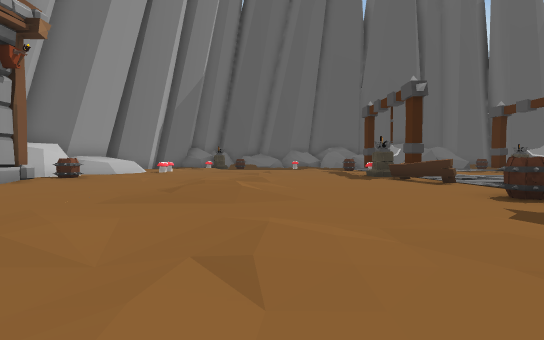
[1] (above)

23 first-person views from a walk through a Unity game level. The camera is 1.2 m above the floor, tilts 2° down and sees 85° across. The floor is counted in squares, 2 m on a side. Each view is taken from the middle of a square. On the plan, view 1 faces up. The plan holds only what a view shows up to about 9 squares ahead; the rest is blank. The place goes on beyond the plan.

[2]
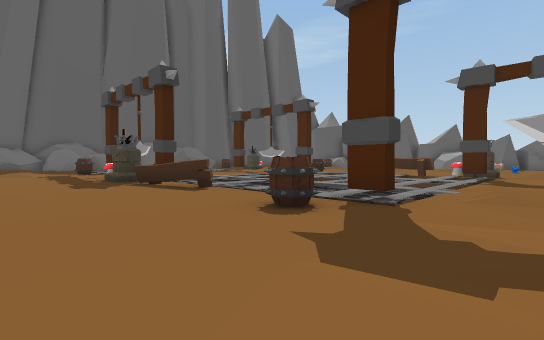

[3]
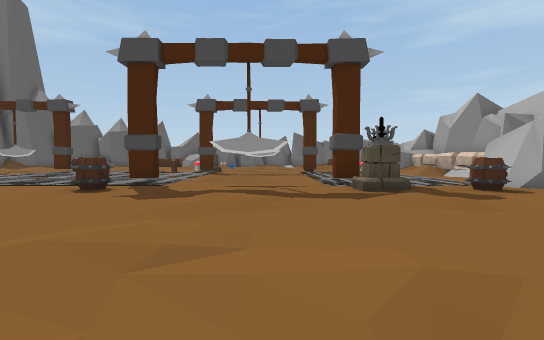

[4]
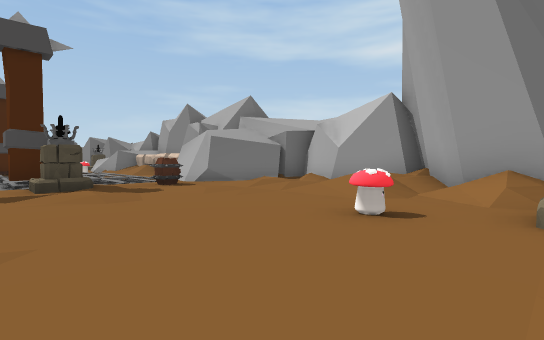

[5]
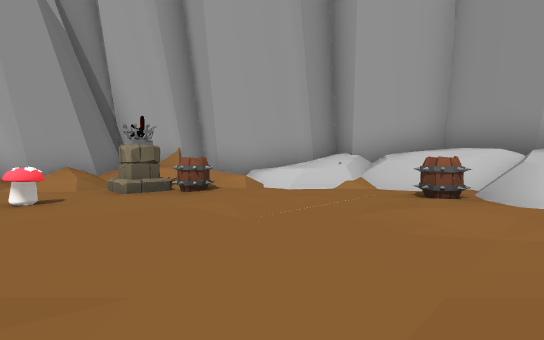

[6]
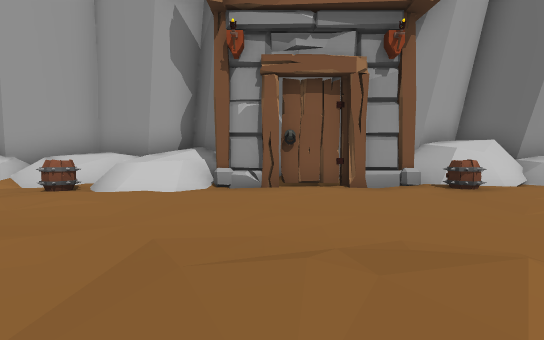

[7]
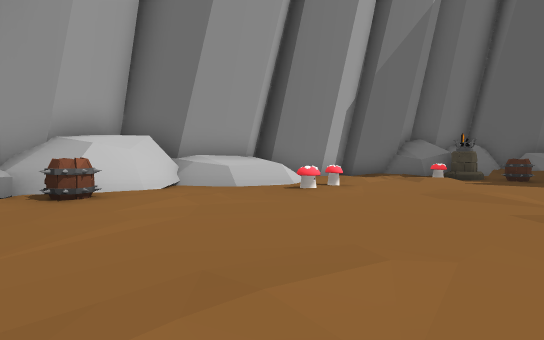

[8]
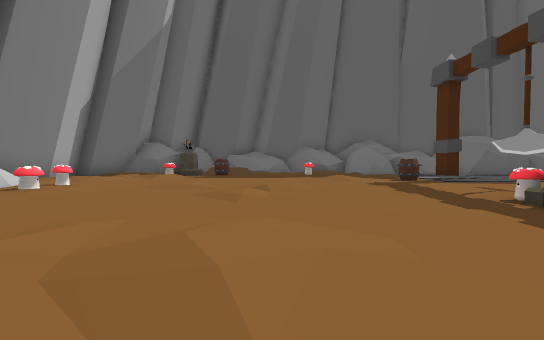

[9]
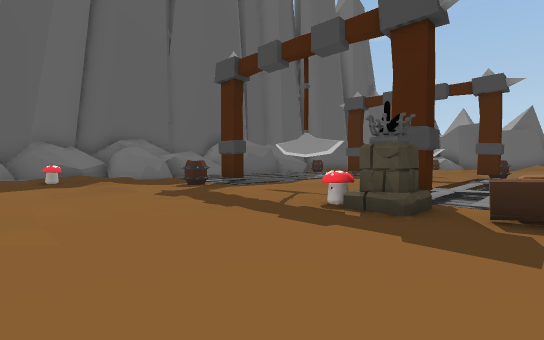

[10]
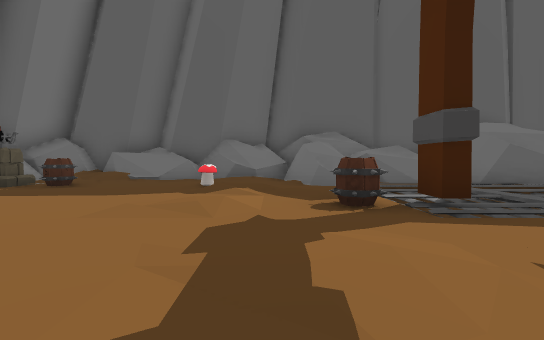

[11]
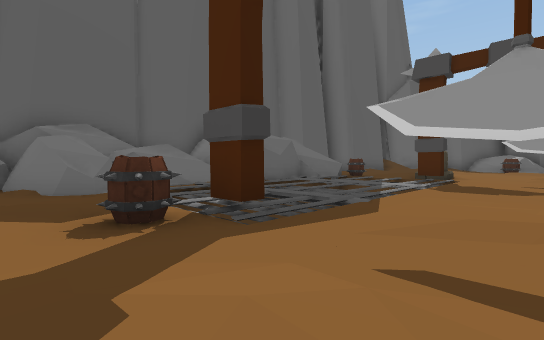

[12]
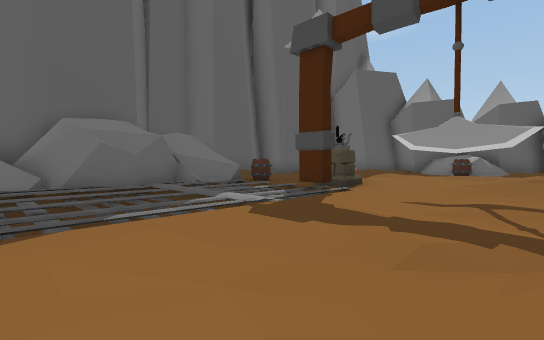

[13]
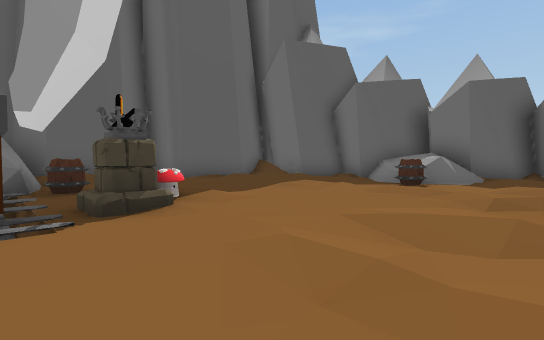

[14]
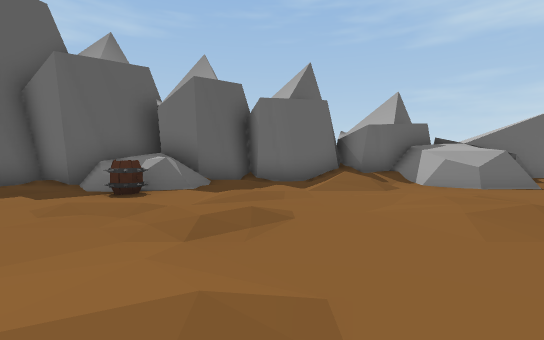

[15]
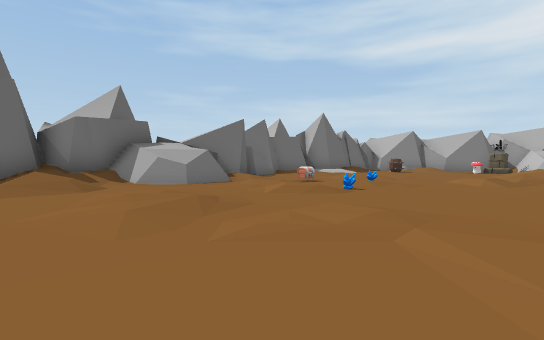

[16]
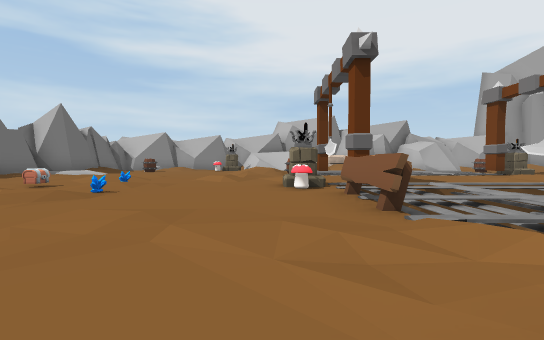

[17]
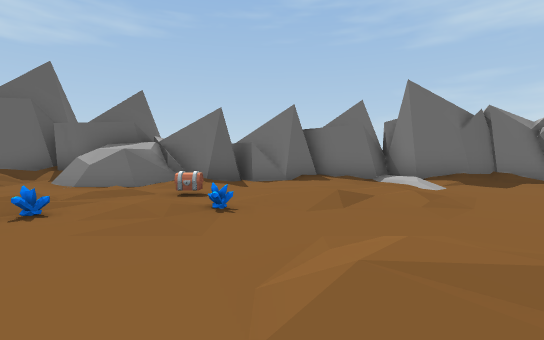

[18]
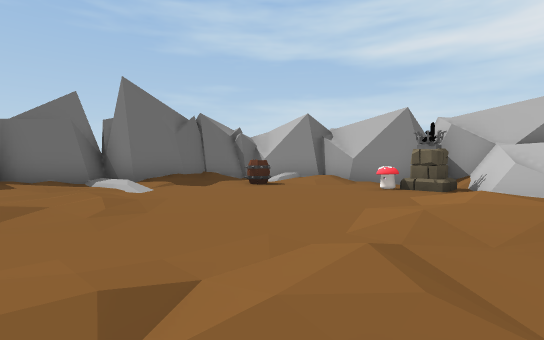

[19]
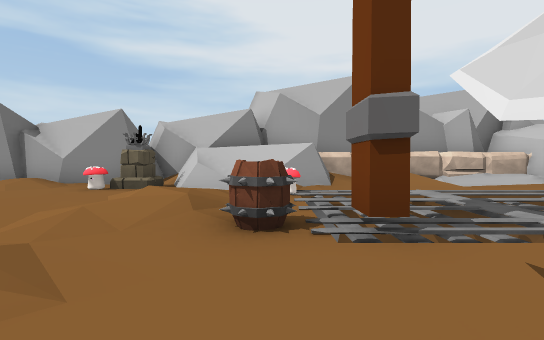

[20]
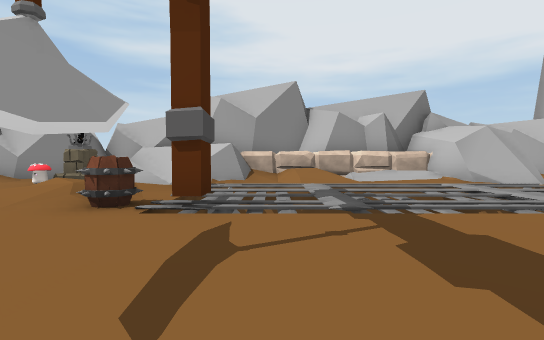

[21]
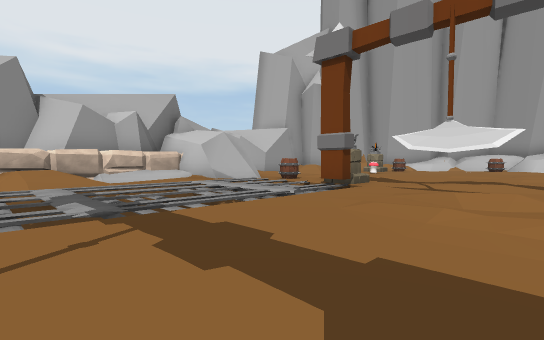

[22]
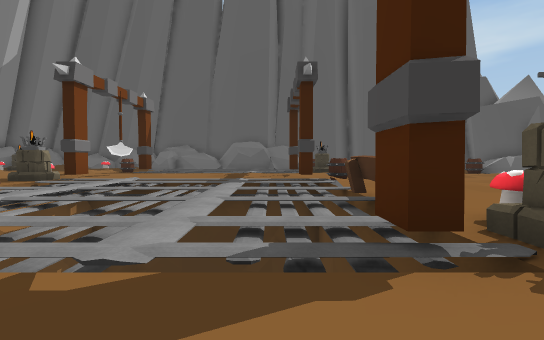

[23]
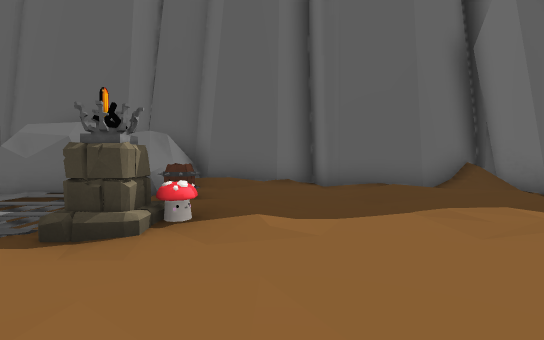

### Floor plan
Key: @ floor where view 1 was taken; # wall or solid block; x gap in a wall; . main floor; : floor 0.25 m higher than the main floor; - floor 0.25 m lower than the main floor; _ floor 0.5 m lower than the main floor; + floor 1.25 m higher than the main floor; * floor 1.75 m higher than the main floor; % floor 2 m higher than the main floor; < floor 3.75 m lower than the main floor; ( floor 10.5 m lower than the main floor; / step, stairs or slope; = window, fence, low wall or low ledge; ^ raised ledge; v drop or lower ground; O other object.
Columns run from 9 left of view 1 to 24 right of it. Each row starts with its distance up from view 1.
 23             ####
 22              #####    #####
 21      ##===#^^v=/##   ##//.#####
 20      #.///.//==//######/..////#
 19       OO..O../////###^O...////##
 18       .....////v/vv.vv./../// .#
 17     ./.......//v/vv.vv.//./://.#
 16   #//......:.Oxv/vv.v#OO/.././=##
 15   #/.......... ///..vx...../.O+##
 14  ##=O..:./....x......x...../..###
 13  ##=O..../....#.../..#/./////.//##
 12  #=...../.............///././/..#
 11 ##=..........O#///(vv#O.......//##
 10 ##=:..........-//vv/vv/...///.///#
  9  #=O..../:...Ovv/vv/vv....//:.//##
  8  # ....:./...OO///////........###
  7 ###..... /....vv/vv/vO....//..##
  6   #....///....-v/vv/vO....O///###
  5  ##..../:/...O-v/vv/vvO...//../##
  4 ## ...........#v/vv/vxO/../OO./.#
  3 #///...........///....../.../../#
  2 #///:.......:.././...#////.//../#
  1 ##=O:....../..#/.....#../...///.#
  0 ##=......@............../.....//##
 -1  #=........//Oxv.vv.v#O//...../##
 -2  #//..........-vvvv.vv.//...../##
 -3  ###/O.O.....O-v.vv.vv.//....O./#
 -4    #//O.......x_.vv<vvO/.OO../.##
 -5    ##/:///.//###..:###*=#O./// #
 -6     #/###  //######### %######
 -7     ### ####   #####   ###

Where each view was taken, in squares from view 1:
view 1: 0 up, 0 right, facing up
view 2: 2 up, 1 right, facing up-right
view 3: 1 up, 2 left, facing right
view 4: 0 up, 3 left, facing down-right
view 5: 2 up, 1 left, facing down-left
view 6: 5 up, 0 right, facing left
view 7: 8 up, 1 left, facing up-left
view 8: 7 up, 0 right, facing up
view 9: 9 up, 0 right, facing up-right
view 10: 12 up, 3 right, facing up
view 11: 13 up, 3 right, facing up-right
view 12: 12 up, 7 right, facing up-right
view 13: 12 up, 12 right, facing up-right
view 14: 12 up, 14 right, facing right
view 15: 11 up, 14 right, facing down-right
view 16: 11 up, 14 right, facing down
view 17: 3 up, 14 right, facing right
view 18: 2 up, 14 right, facing down-right
view 19: 2 up, 13 right, facing down
view 20: 3 up, 11 right, facing down
view 21: 3 up, 11 right, facing down-left
view 22: 2 up, 11 right, facing up
view 23: 13 up, 15 right, facing up
